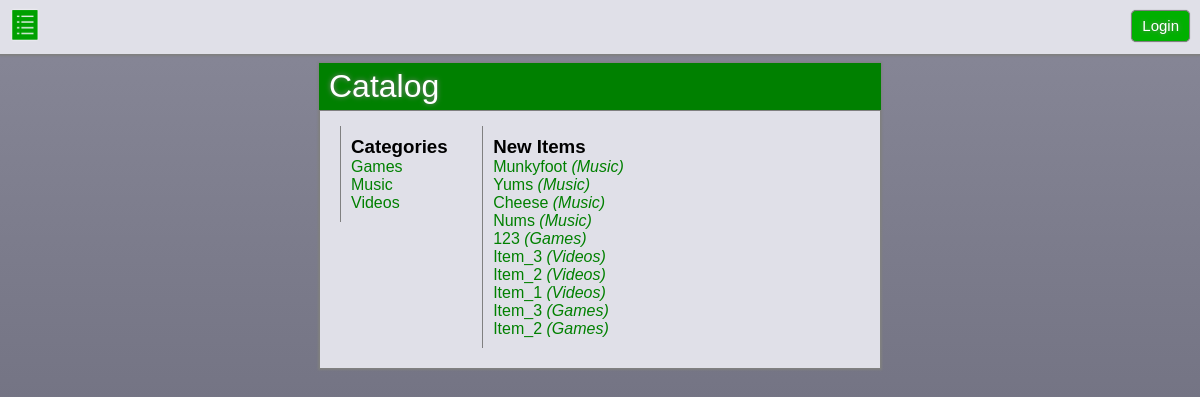
The app's page /catalog/, older data.
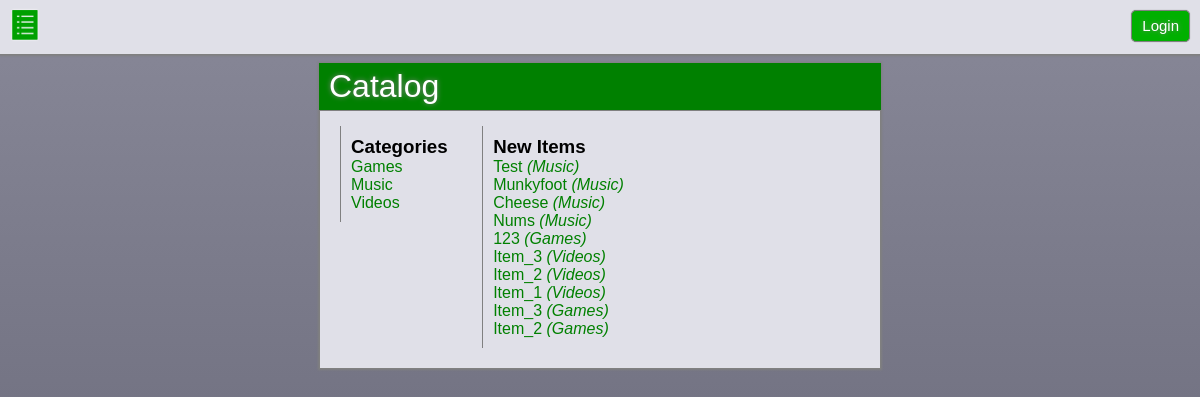
The same page, newer data.
### db.py (models this page shows, shortened)
class Category(Base):
    __tablename__ = 'category'
    id = Column(Integer, primary_key=True)
    name = Column(String(50), nullable=False)

class Item(Base):
    __tablename__ = 'item'
    id = Column(Integer, primary_key=True)
    name = Column(String(50), nullable=False)
    description = Column(String(300), nullable=False)
    image_url = Column(String(300), nullable=True)
    category_id = Column(Integer, ForeignKey('category.id'))
    category = relationship(Category)
    user_id = Column(Integer, ForeignKey('user.id'))
    user = relationship(User)

### app.py (the view)
@app.route('/catalog/')
def catalog():
    session = DBSession()
    categories = session.query(Category).order_by(asc(Category.name)).all()
    new_items = session.query(Item).order_by(desc(Item.id)).limit(10).all()
    username = login_session.get('username')
    if username is None:
        authorized_user = False
    else:
        authorized_user = True
    return render_template('catalog.html', authorized_user=authorized_user,
                           username=username, categories=categories,
                           new_items=new_items)

### templates/catalog.html (shortened to what this page needs)
<!DOCTYPE html>
<html>
<head>
    <link rel="stylesheet" type="text/css" media="screen" href="{{url_for('static', filename='css/styles.css')}}" />
</head>
<body>
    {% include 'header.html' %}
    <div class="main">
        <h1>Catalog</h1>
        <ul>
            <h3>Categories</h3>
            {% for c in categories %}
            <a href="{{url_for('category', category_name=c.name)}}">
                <li>
                    {{c.name}}
                </li>
            </a>
            {% endfor %}
        </ul>
        <ul>
            <h3>New Items</h3>
            {% for i in new_items %}
            <a href="{{url_for('item', category_name=i.category.name, item_name=i.name)}}">
                <li>
                    {{i.name}} <i>({{ i.category.name }})</i>
                </li>
            </a>
            {% endfor %}
        </ul>
    </div>
</body>
</html>

### templates/header.html (shortened to what this page needs)
<div id="header">
    <span style="float:left;">
        <a href="{{url_for('catalog')}}" title="Full Catalog">
            <img class="nav" src="{{url_for('static', filename='images/icons/catalog.png')}}" />
        </a>
    </span>
    <span style="float:right;">
        {% if authorized_user %}
        <div id="username">
            {{username}}
        </div>
        <a href="{{url_for('disconnect')}}">
            <div id="login_button">
                Logout
            </div>
        </a>
        {% else %}
        <a href="{{url_for('login')}}">
            <div id="login_button">
                Login
            </div>
        </a>
        {% endif %}
    </span>
</div><br>

### static/css/styles.css (style rules this page uses)
* { margin: unset; padding: unset; }
body { margin-top: 35px; height: 100%; background: linear-gradient(to top, rgb(96,96,112), rgb(136,136,152)) no-repeat fixed; font-family: Arial, Helvetica, sans-serif; }
a { text-decoration: none; color: green; }
h1 { background-color: green; color: white; text-shadow: 0 0 5px gray; padding: 5px 10px; margin: -11px -11px 5px -11px; border-bottom: 1px solid gray; font-family: Arial, Helvetica, sans-serif; font-weight: normal; }
#header { position: fixed; top: 0; right: 0; left: 0; padding: 10px; z-index: 10; border-bottom: 1px solid gray; box-shadow: 0 0 2px 1px gray; background-color: rgb(224,224,232); }
.nav, #username, #login_button { display: inline-block; height: 30px; line-height: 30px; }
.nav { filter: drop-shadow(0 0 1px white); }
#login_button { border: 1px solid gray; padding: 0 10px; font-size: 15px; color: white; text-shadow: 0 0 5px gray; border-radius: 5px; box-shadow: 0 0 1px 0 gray; background-color: rgb(0,176,0); }
.main { padding: 10px; margin: 10px auto; width: calc(100% - 40px); max-width: 540px; text-align: left; border: 1px solid gray; box-shadow: 0 0 2px 1px gray; background-color: rgb(224,224,232); }
.main ul { display: inline-block; vertical-align: top; text-align: left; padding: 10px; margin: 10px; border-left: 1px solid gray; list-style: none; }

Row changes from the older to the newer data that the page shows:
removed Item: name "Yums", category.name "Music"
added Item: name "Test", category.name "Music"
